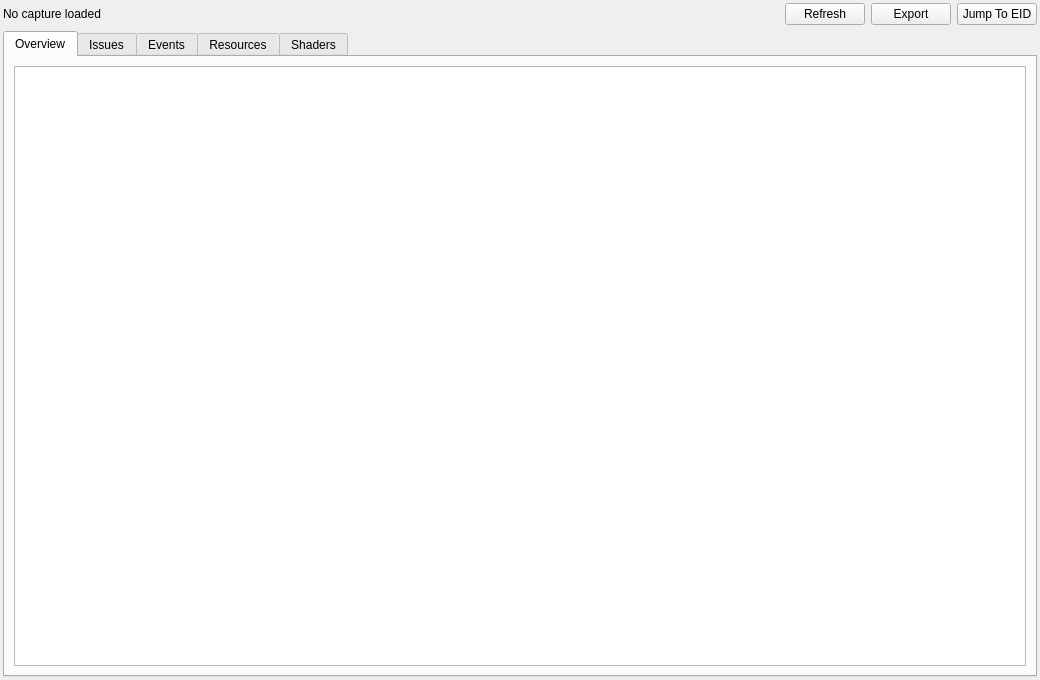
<?xml version="1.0" encoding="UTF-8"?>
<ui version="4.0">
 <class>AnalyzerReportViewer</class>
 <widget class="QFrame" name="AnalyzerReportViewer">
  <property name="geometry">
   <rect>
    <x>0</x>
    <y>0</y>
    <width>1040</width>
    <height>680</height>
   </rect>
  </property>
  <property name="windowTitle">
   <string>Analyzer Report</string>
  </property>
  <layout class="QVBoxLayout" name="verticalLayout">
   <property name="leftMargin">
    <number>3</number>
   </property>
   <property name="topMargin">
    <number>3</number>
   </property>
   <property name="rightMargin">
    <number>3</number>
   </property>
   <property name="bottomMargin">
    <number>3</number>
   </property>
   <item>
    <layout class="QHBoxLayout" name="headerLayout">
     <item>
      <widget class="QLabel" name="summaryLabel">
       <property name="text">
        <string>No capture loaded</string>
       </property>
      </widget>
     </item>
     <item>
      <spacer name="horizontalSpacer">
       <property name="orientation">
        <enum>Qt::Horizontal</enum>
       </property>
       <property name="sizeHint" stdset="0">
        <size>
         <width>40</width>
         <height>20</height>
        </size>
       </property>
      </spacer>
     </item>
     <item>
     <widget class="QPushButton" name="refreshButton">
       <property name="text">
        <string>Refresh</string>
       </property>
      </widget>
     </item>
     <item>
      <widget class="QPushButton" name="exportButton">
       <property name="text">
        <string>Export</string>
       </property>
      </widget>
     </item>
     <item>
      <widget class="QPushButton" name="jumpButton">
       <property name="text">
        <string>Jump To EID</string>
       </property>
      </widget>
     </item>
    </layout>
   </item>
   <item>
    <widget class="QTabWidget" name="tabWidget">
     <property name="currentIndex">
      <number>0</number>
     </property>
     <widget class="QWidget" name="overviewTab">
      <attribute name="title">
       <string>Overview</string>
      </attribute>
      <layout class="QVBoxLayout" name="verticalLayout_2">
       <item>
        <widget class="QPlainTextEdit" name="overviewText">
         <property name="readOnly">
          <bool>true</bool>
         </property>
        </widget>
       </item>
      </layout>
     </widget>
     <widget class="QWidget" name="issuesTab">
      <attribute name="title">
       <string>Issues</string>
      </attribute>
     <layout class="QVBoxLayout" name="verticalLayout_3">
       <item>
        <widget class="QTableView" name="issueTable"/>
       </item>
      </layout>
     </widget>
     <widget class="QWidget" name="eventsTab">
      <attribute name="title">
       <string>Events</string>
      </attribute>
      <layout class="QVBoxLayout" name="verticalLayout_4">
       <item>
        <widget class="QTableView" name="eventTable"/>
       </item>
      </layout>
     </widget>
     <widget class="QWidget" name="texturesTab">
      <attribute name="title">
       <string>Resources</string>
      </attribute>
      <layout class="QVBoxLayout" name="verticalLayout_5">
       <item>
        <widget class="QLabel" name="resourcesPlaceholder">
         <property name="text">
          <string>Resource page will be populated by native analyzer models.</string>
         </property>
        </widget>
       </item>
      </layout>
     </widget>
     <widget class="QWidget" name="shadersTab">
      <attribute name="title">
       <string>Shaders</string>
      </attribute>
      <layout class="QVBoxLayout" name="verticalLayout_6">
       <item>
        <widget class="QLabel" name="shadersPlaceholder">
         <property name="text">
          <string>Shader page will be populated by native analyzer models.</string>
         </property>
        </widget>
       </item>
      </layout>
     </widget>
    </widget>
   </item>
  </layout>
 </widget>
 <resources/>
 <connections/>
</ui>
